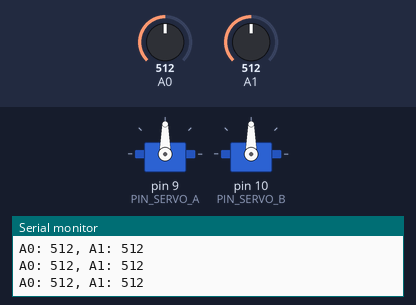
The sketch below on a simulated Arduino Uno, built with avr-gcc and run on an emulated ATmega328P. On the bench: 2 × servo, the last lines printed to the serial monitor. The inputs (shaded band) are chosen by the test bench; at power-on: A0 = 512, A1 = 512.

Above: at 1.2 s.
1.3 s: A0 set to 716
At 2.3 s:
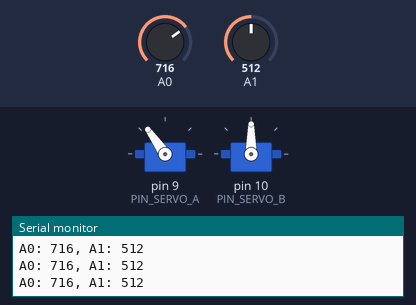
2.9 s: A1 set to 716
At 3.8 s:
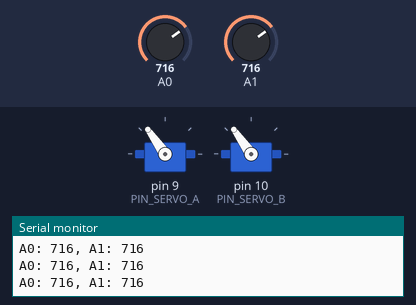
4.5 s: A0 set to 900
At 5.2 s:
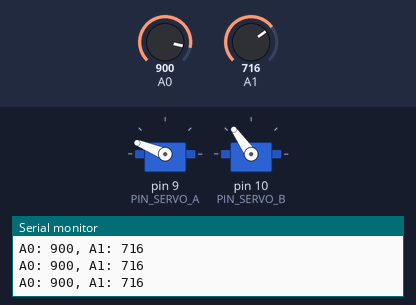
6.1 s: A1 set to 900
At 6.7 s:
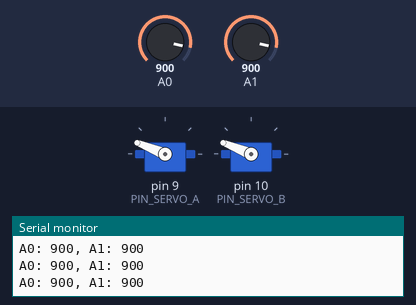
7.7 s: A0 set to 1023
At 8.2 s:
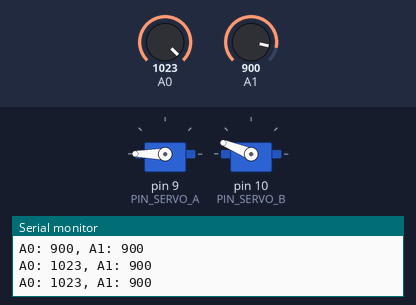
9.3 s: A1 set to 1023
At 10.9 s:
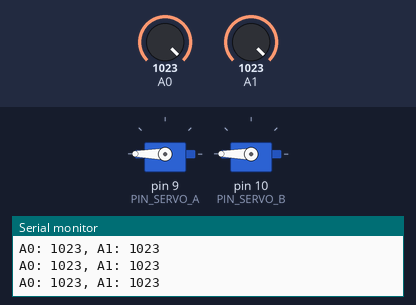
Timing chart, 0 to 11.9 s (numbered marks = the images above; inputs shaded):
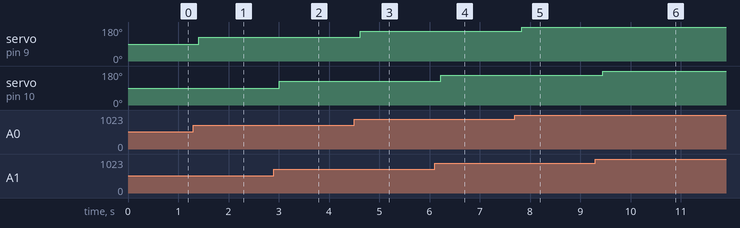

The sketch:

lenganRobot.ino
```cpp
// Contoh untuk mengendalikan lengan robot
//   dengan dua derajat kebebasan

#include <Servo.h>

const byte PIN_SERVO_A = 9;
const byte PIN_SERVO_B = 10;

// Buat objek
Servo motorServoA;
Servo motorServoB;

void setup()
{
  Serial.begin(9600);

  // Motor servo dihubungkan ke pin servo
  motorServoA.attach(PIN_SERVO_A);
  motorServoB.attach(PIN_SERVO_B);
}

void loop()
{
  int nilai_a0 = analogRead(A0);
  int nilai_a1 = analogRead(A1);

  Serial.print("A0: ");
  Serial.print(nilai_a0);
  Serial.print(", A1: ");
  Serial.println(nilai_a1);

  int sudutMotorA = map(nilai_a0, 0, 1023, 0, 180);
  int sudutMotorB = map(nilai_a1, 0, 1023, 0, 180);

  motorServoA.write(sudutMotorA);
  motorServoB.write(sudutMotorB);

  delay(200);
}
```

Measured:
- after the input at 1.3 s, servo on pin 9 (PIN_SERVO_A): 90° → 125° after 0.11 s
- after the input at 2.9 s, servo on pin 10 (PIN_SERVO_B): 90° → 125° after 0.11 s
- after the input at 4.5 s, servo on pin 9 (PIN_SERVO_A): 125° → 158° after 0.12 s
- after the input at 6.1 s, servo on pin 10 (PIN_SERVO_B): 125° → 158° after 0.13 s
- after the input at 7.7 s, servo on pin 9 (PIN_SERVO_A): 158° → 180° after 0.14 s
- after the input at 9.3 s, servo on pin 10 (PIN_SERVO_B): 158° → 180° after 0.14 s
